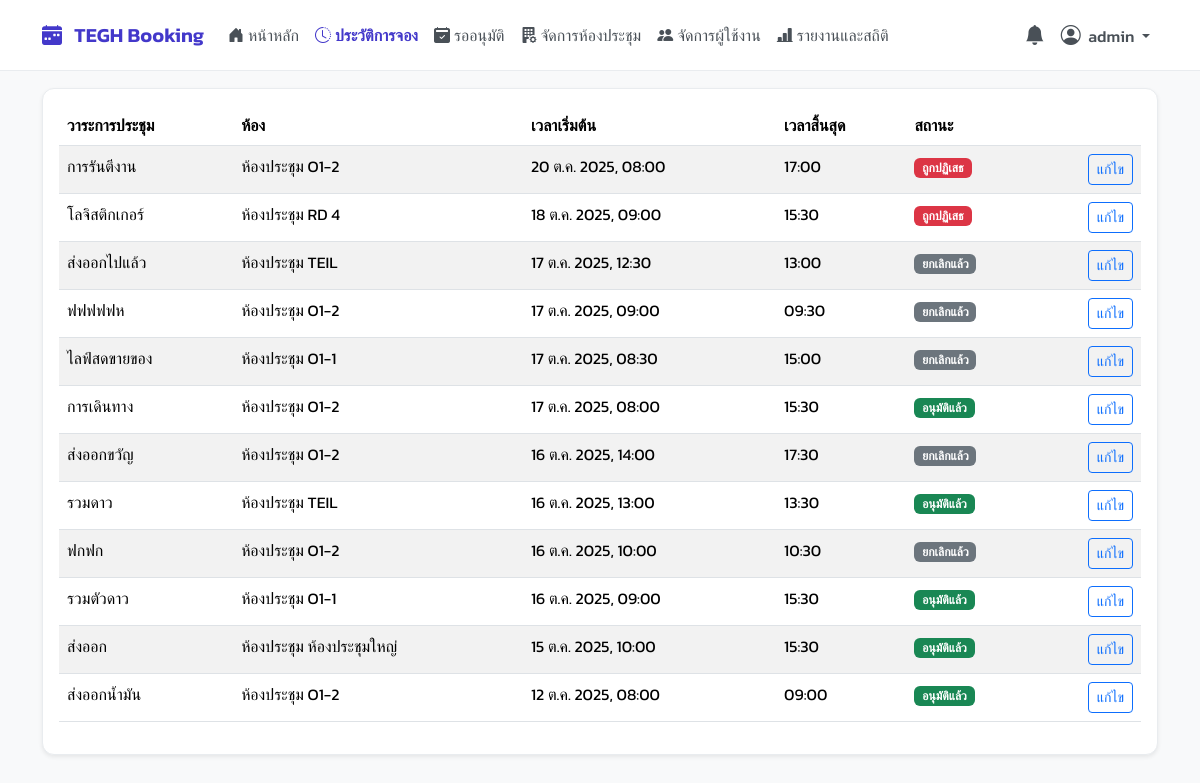
Page /history/ (signed in) on the committed database.
### booking/models.py (models this page shows, shortened)
class Booking(models.Model):
    STATUS_CHOICES = [
        ('PENDING', 'รออนุมัติ'), ('APPROVED', 'อนุมัติแล้ว'),
        ('REJECTED', 'ถูกปฏิเสธ'), ('CANCELLED', 'ยกเลิกแล้ว'),
    ]
    room = models.ForeignKey(Room, verbose_name="ห้องประชุม", on_delete=models.CASCADE, related_name='bookings')
    booked_by = models.ForeignKey(User, verbose_name="ผู้จอง", on_delete=models.CASCADE, related_name='bookings_made')
    title = models.CharField("หัวข้อการประชุม", max_length=200)
    start_time = models.DateTimeField("เวลาเริ่มต้น", default=timezone.now)
    end_time = models.DateTimeField("เวลาสิ้นสุด", default=timezone.now)
    participant_count = models.PositiveIntegerField("จำนวนผู้เข้าร่วม (ตัวเลข)", default=1)
    participants = models.ManyToManyField(
        User,
        verbose_name="ผู้เข้าร่วม (จาก AD/User)",
        related_name='participating_bookings',
        blank=True
    )
    status = models.CharField("สถานะ", max_length=10, choices=STATUS_CHOICES, default='PENDING')
    created_at = models.DateTimeField(auto_now_add=True)
    chairman = models.CharField("ประธานในที่ประชุม", max_length=150, blank=True, null=True)
    department = models.CharField("แผนกผู้จอง", max_length=100, blank=True, null=True)
    description = models.TextField("รายละเอียด/วาระ", blank=True, null=True)
    additional_requests = models.TextField("คำขอเพิ่มเติม (เช่น กาแฟ, อุปกรณ์พิเศษ)", blank=True, null=True)
    additional_notes = models.TextField("หมายเหตุ", blank=True, null=True)
    presentation_file = models.FileField(
        "ไฟล์นำเสนอ",
        upload_to='presentation_files/%Y/%m/',
        blank=True,
        null=True,
        help_text="ไฟล์ที่ต้องการเปิดขึ้นจอ (PDF, PPT, Word, Excel)"
    )
    class Meta:
        ordering = ['-start_time']
        verbose_name = "การจอง"
        verbose_name_plural = "รายการจองทั้งหมด"

class Room(models.Model):
    name = models.CharField("ชื่อห้องประชุม", max_length=100, unique=True)
    capacity = models.PositiveIntegerField("ความจุ (คน)", default=1)
    building = models.CharField("อาคาร", max_length=50, blank=True, null=True)
    floor = models.CharField("ชั้น", max_length=20, blank=True, null=True)
    equipment_in_room = models.TextField("อุปกรณ์ภายในห้อง (อื่นๆ)", blank=True, null=True, help_text="อุปกรณ์ที่มีให้ในห้อง (เช่น โปรเจคเตอร์, ไวท์บอร์ด)")
    image = models.ImageField("รูปภาพห้องประชุม", upload_to='room_images/', blank=True, null=True)
    class Meta:
        verbose_name = "ห้องประชุม"
        verbose_name_plural = "ห้องประชุม"
        ordering = ['name']

### booking/views.py (the view, shortened to what this page needs)
# urls.py: path('history/', views.history_view, name='history'),
@login_required
def history_view(request):
    bookings = Booking.objects.filter(booked_by=request.user).select_related('room').order_by('-start_time')
    date_f = request.GET.get('date'); room_f = request.GET.get('room'); status_f = request.GET.get('status')
    try:
        if date_f: bookings = bookings.filter(start_time__date=datetime.strptime(date_f, '%Y-%m-%d').date())
    except ValueError:
        messages.warning(request, "รูปแบบวันที่ไม่ถูกต้อง กรุณาใช้ YYYY-MM-DD")
        date_f = None
    if status_f and status_f in dict(Booking.STATUS_CHOICES):
        bookings = bookings.filter(status=status_f)
    elif status_f:
        messages.warning(request, "สถานะการจองไม่ถูกต้อง")
        status_f = None
    context = {
        'my_bookings': bookings,
        'all_rooms': Room.objects.all().order_by('name'),
        'status_choices': Booking.STATUS_CHOICES,
        'current_date': date_f,
        'current_room': room_f,
        'current_status': status_f,
     }
    return render(request, 'pages/history.html', context)

### booking/views.py (called while the page is built)
def is_admin(user):
    return user.is_authenticated and (user.is_superuser or user.groups.filter(name='Admin').exists())

def is_approver_or_admin(user):
    return user.is_authenticated and (user.is_superuser or user.groups.filter(name__in=['Approver', 'Admin']).exists())

### templates/pages/history.html (shortened to what this page needs)
{% extends 'base.html' %}
{% block content %}
<div class="card shadow-sm">
    <div class="card-body">
        <div class="table-responsive">
            <table class="table table-striped table-hover">
                <thead>
                    <tr>
                        <th>วาระการประชุม</th>
                        <th>ห้อง</th>
                        <th>เวลาเริ่มต้น</th>
                        <th>เวลาสิ้นสุด</th>
                        <th>สถานะ</th>
                        <th></th>
                    </tr>
                </thead>
                <tbody>
                    {% for booking in my_bookings %}
                    <tr>
                        <td>{{ booking.title }}</td>
                        <td>{{ booking.room.name }}</td>
                        <td>{{ booking.start_time|date:"d M Y, H:i" }}</td>
                        <td>{{ booking.end_time|date:"H:i" }}</td>
                        <td>
                            {% if booking.status == 'APPROVED' %}<span class="badge bg-success">{{ booking.get_status_display }}</span>
                            {% elif booking.status == 'PENDING' %}<span class="badge bg-warning text-dark">{{ booking.get_status_display }}</span>
                            {% elif booking.status == 'REJECTED' %}<span class="badge bg-danger">{{ booking.get_status_display }}</span>
                            {% else %}<span class="badge bg-secondary">{{ booking.get_status_display }}</span>
                            {% endif %}
                        </td>
                        {% if is_admin_user %}
                        <td class="text-end">
                            <a href="{% url 'edit_booking' booking.id %}" class="btn btn-sm btn-outline-primary">แก้ไข</a>
                        </td>
                        {% else %}
                        <td></td>
                        {% endif %}
                    </tr>
                    {% empty %}
                    <tr>
                        <td colspan="6" class="text-center text-muted">ไม่พบประวัติการจอง</td>
                    </tr>
                    {% endfor %}
                </tbody>
            </table>
        </div>
    </div>
</div>
{% endblock %}

### templates/base.html (shortened to what this page needs)
{% load static %}
<!DOCTYPE html>
<html lang="th">
<head>
    <link href="https://cdn.jsdelivr.net/npm/bootstrap@5.3.3/dist/css/bootstrap.min.css" rel="stylesheet">
    <link rel="stylesheet" href="https://cdn.jsdelivr.net/npm/bootstrap-icons@1.11.3/font/bootstrap-icons.min.css">
    <link href="https://cdn.jsdelivr.net/npm/select2@4.1.0-rc.0/dist/css/select2.min.css" rel="stylesheet" />
    <link rel="stylesheet" href="https://cdn.jsdelivr.net/npm/select2-bootstrap-5-theme@1.3.0/dist/select2-bootstrap-5-theme.min.css" />
    <link rel="stylesheet" href="{% static 'css/theme.css' %}">
</head>
<body>
    <nav class="navbar navbar-expand-lg fixed-top">
        <div class="container">
            <a class="navbar-brand" href="{% url 'dashboard' %}">
                <i class="bi bi-calendar-week-fill me-2"></i>
                TEGH Booking
            </a>
            <div class="collapse navbar-collapse" id="mainNavbar">
                <ul class="navbar-nav me-auto mb-2 mb-lg-0">
                    {% for item in menu_items %}
                        {% if item.show %}
                            <li class="nav-item">
                                <a class="nav-link {% if item.active %}active{% endif %} d-flex align-items-center" href="{% url item.url_name %}">
                                    <i class="{{ item.icon }} me-1"></i>
                                    {{ item.label }}
                                </a>
                            </li>
                        {% endif %}
                    {% endfor %}
                </ul>
                <ul class="navbar-nav ms-auto mb-2 mb-lg-0">
                    {% if user.is_authenticated %}
                    {% if is_admin_user %}
                    <li class="nav-item dropdown">
                        <a class="nav-link" href="#" id="notificationBell" role="button" data-bs-toggle="dropdown" aria-expanded="false"
                           title="รายการแจ้งเตือน" data-bs-toggle="tooltip" data-bs-placement="bottom">
                            <i class="bi bi-bell-fill fs-5"></i>
                        </a>
                    </li>
                    {% endif %}
                    <li class="nav-item dropdown">
                        <a class="nav-link dropdown-toggle" href="#" id="navbarUserDropdown" role="button" data-bs-toggle="dropdown" aria-expanded="false">
                            <i class="bi bi-person-circle fs-5 me-1"></i>
                            <span class="d-none d-lg-inline">{{ user.get_full_name|default:user.username }}</span>
                        </a>
                    </li>
                    {% endif %}
                </ul>
            </div>
        </div>
    </nav>
    <main class="container main-content-wrapper">
        {% block content %}{% endblock %}
    </main>
</body>
</html>

### static/css/theme.css (style rules this page uses)
body { background-color: #f8fafc; font-family: 'Prompt', sans-serif; min-height: 100vh; display: flex; }
.card { border-radius: 0.75rem; border: 1px solid #e9ecef; box-shadow: 0 1px 3px rgba(0,0,0,.04); }

### templates/base.html (style rules this page uses)
body { background-color: #f8f9fa; font-family: 'Kanit', sans-serif; font-weight: 400; }
.navbar { box-shadow: none; background-color: #fff; padding-top: 0.75rem; padding-bottom: 0.75rem; border-bottom: 1px solid #e9ecef; }
.navbar-brand { color: #4338ca !important; font-weight: 600; }
.navbar .nav-link { color: #495057; font-weight: 500; padding-left: 0.75rem; padding-right: 0.75rem; transition: color 0.2s ease-in-out; }
.navbar .nav-link.active { color: #4338ca; font-weight: 600; }
.main-content-wrapper { padding-top: 5.5rem; padding-bottom: 1.5rem; }

### rows in the picture
Booking: title "การรันตีงาน", room.name "ห้องประชุม O1-2", start_time "20 ต.ค. 2025, 08:00", end_time "17:00", status "ถูกปฏิเสธ"
Booking: title "โลจิสติกเกอร์", room.name "ห้องประชุม RD 4", start_time "18 ต.ค. 2025, 09:00", end_time "15:30", status "ถูกปฏิเสธ"
Booking: title "ส่งออกไปแล้ว", room.name "ห้องประชุม TEIL", start_time "17 ต.ค. 2025, 12:30", end_time "13:00", status "ยกเลิกแล้ว"
Booking: title "ฟฟฟฟฟห", room.name "ห้องประชุม O1-2", start_time "17 ต.ค. 2025, 09:00", end_time "09:30", status "ยกเลิกแล้ว"
Booking: title "ไลฟ์สดขายของ", room.name "ห้องประชุม O1-1", start_time "17 ต.ค. 2025, 08:30", end_time "15:00", status "ยกเลิกแล้ว"
Booking: title "การเดินทาง", room.name "ห้องประชุม O1-2", start_time "17 ต.ค. 2025, 08:00", end_time "15:30", status "อนุมัติแล้ว"
Booking: title "ส่งออกขวัญ", room.name "ห้องประชุม O1-2", start_time "16 ต.ค. 2025, 14:00", end_time "17:30", status "ยกเลิกแล้ว"
Booking: title "รวมดาว", room.name "ห้องประชุม TEIL", start_time "16 ต.ค. 2025, 13:00", end_time "13:30", status "อนุมัติแล้ว"
Booking: title "ฟกฟก", room.name "ห้องประชุม O1-2", start_time "16 ต.ค. 2025, 10:00", end_time "10:30", status "ยกเลิกแล้ว"
Booking: title "รวมตัวดาว", room.name "ห้องประชุม O1-1", start_time "16 ต.ค. 2025, 09:00", end_time "15:30", status "อนุมัติแล้ว"
Booking: title "ส่งออก", room.name "ห้องประชุม ห้องประชุมใหญ่", start_time "15 ต.ค. 2025, 10:00", end_time "15:30", status "อนุมัติแล้ว"
Booking: title "ส่งออกน้ำมัน", room.name "ห้องประชุม O1-2", start_time "12 ต.ค. 2025, 08:00", end_time "09:00", status "อนุมัติแล้ว"

### other values in the picture
{{ item.label }} "หน้าหลัก" "ประวัติการจอง" "รออนุมัติ" "จัดการห้องประชุม" "จัดการผู้ใช้งาน" "รายงานและสถิติ"
{{ user.get_full_name|default:user.username }} "admin"
